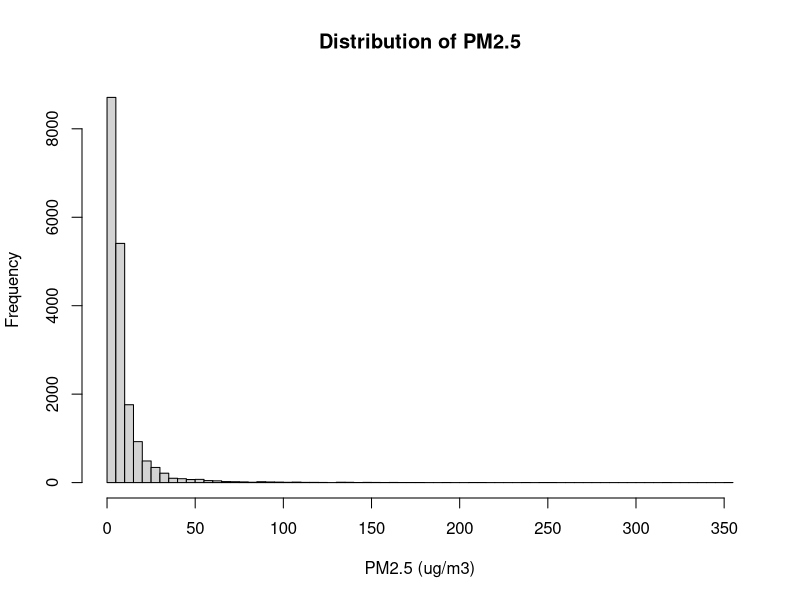
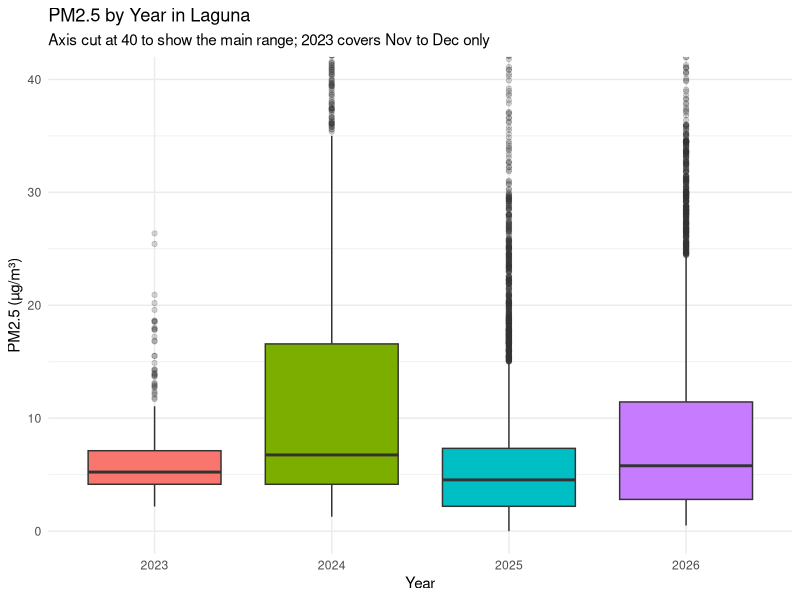
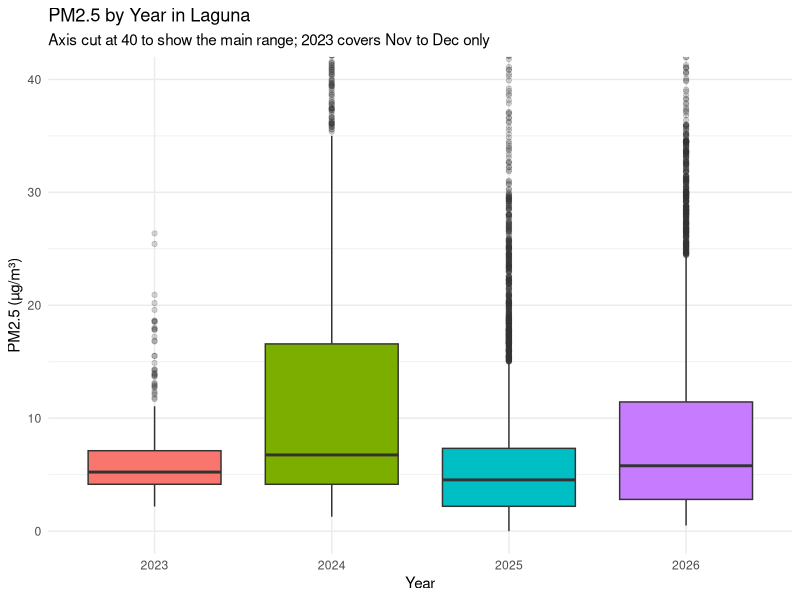

Write R code to recreate these figures, in order.
# CSST101 - Week 4: Statistical analysis and interpretation of results
# Project: Air quality in Laguna (Binan, Cabuyao, Calamba)
#
# Research question (CSST101): Which time factors and pollutants are related
# to PM2.5 (air quality) in Laguna?
#
# Run the Week 2 script first (it creates laguna_hourly_clean.csv).
# Keep this script in the same folder, then use
# Session > Set Working Directory > To Source File Location.

library(tidyverse)
library(lubridate)

# ---- 1. Load data ------------------------------------------------------------
df <- read_csv("laguna_hourly_clean.csv") %>%
  mutate(
    season = factor(season, levels = c("Dry", "Rainy")),
    year_f = factor(year),
    hour_f = factor(hour)
  )

# Why Spearman and Wilcoxon/Kruskal tests?
# PM2.5 is very skewed (many low values, a few huge ones), so tests that use
# ranks fit better than tests that assume a normal distribution.
hist(df$pm2_5, breaks = 80, main = "Distribution of PM2.5", xlab = "PM2.5 (ug/m3)")

# ---- 2. Which pollutants move with PM2.5? (Spearman correlation) -------------
others <- c("pm10", "no2", "o3", "so2", "co", "no", "nh3")

cor_results <- map_dfr(others, function(v) {
  t <- cor.test(df$pm2_5, df[[v]], method = "spearman", exact = FALSE)
  tibble(variable = v,
         rho      = round(unname(t$estimate), 3),
         p_value  = signif(t$p.value, 3))
}) %>%
  mutate(strength = case_when(abs(rho) >= 0.7 ~ "strong",
                              abs(rho) >= 0.4 ~ "moderate",
                              abs(rho) >= 0.2 ~ "weak",
                              TRUE            ~ "very weak")) %>%
  arrange(desc(abs(rho)))
print(cor_results)

# ---- 3. Dry vs rainy season (Wilcoxon rank-sum test) -------------------------
season_medians <- df %>%
  group_by(season) %>%
  summarise(hours = n(),
            median = round(median(pm2_5), 2),
            mean   = round(mean(pm2_5), 2),
            .groups = "drop")
print(season_medians)

w <- wilcox.test(pm2_5 ~ season, data = df, exact = FALSE)
print(w)

# Chance that a random dry-season hour has higher PM2.5 than a random rainy hour
n_dry   <- sum(df$season == "Dry")
n_rainy <- sum(df$season == "Rainy")
prob_dry_higher <- unname(w$statistic) / (n_dry * n_rainy)
prob_dry_higher

# ---- 4. Does PM2.5 change by hour of day? (Kruskal-Wallis) -------------------
# Only March 2025 onward, because earlier data is not recorded every hour.
hourly <- df %>% filter(datetime >= as.POSIXct("2025-03-01", tz = "UTC"))

hour_table <- hourly %>%
  group_by(hour) %>%
  summarise(median = round(median(pm2_5), 2),
            mean   = round(mean(pm2_5), 2),
            .groups = "drop")
print(hour_table, n = 24)
hour_table %>% slice_max(mean, n = 1)    # hour with the highest average
hour_table %>% slice_min(mean, n = 1)    # hour with the lowest average

kruskal.test(pm2_5 ~ hour_f, data = hourly)

# ---- 5. Does PM2.5 change by year? (Kruskal-Wallis) ---------------------------
year_table <- df %>%
  group_by(year) %>%
  summarise(hours = n(),
            median = round(median(pm2_5), 2),
            mean   = round(mean(pm2_5), 2),
            max    = round(max(pm2_5), 2),
            .groups = "drop")
print(year_table)

kruskal.test(pm2_5 ~ year_f, data = df)

# ---- 6. Simple model: how much do season, year, and hour explain? -----------
# log1p() is used because PM2.5 is very skewed.
model <- lm(log1p(pm2_5) ~ season + year_f + hour_f, data = df)
summary(model)$r.squared                  # share of variation explained (0 to 1)

# ---- 7. Look closer at the 2024 spikes ----------------------------------------
daily <- df %>%
  mutate(date = as_date(datetime)) %>%
  group_by(date) %>%
  summarise(avg_pm25 = round(mean(pm2_5), 1), hours = n(), .groups = "drop") %>%
  arrange(desc(avg_pm25))
print(head(daily, 15))

df %>%
  arrange(desc(pm2_5)) %>%
  select(datetime, pm2_5, pm10, co, no2) %>%
  head(5)

# ---- 8. Chart: PM2.5 by year --------------------------------------------------
chart6 <- ggplot(df, aes(year_f, pm2_5, fill = year_f)) +
  geom_boxplot(outlier.alpha = 0.2) +
  coord_cartesian(ylim = c(0, 40)) +
  labs(title = "PM2.5 by Year in Laguna",
       subtitle = "Axis cut at 40 to show the main range; 2023 covers Nov to Dec only",
       x = "Year", y = "PM2.5 (µg/m³)") +
  theme_minimal() +
  theme(legend.position = "none")
print(chart6)
ggsave("chart6_pm25_by_year.png", chart6, width = 6.5, height = 4.5, dpi = 150)

# ---- 9. Save results ---------------------------------------------------------
write_csv(cor_results,    "results_correlation.csv")
write_csv(season_medians, "results_season.csv")
write_csv(hour_table,     "results_hour.csv")
write_csv(year_table,     "results_year.csv")
write_csv(daily,          "results_daily_pm25.csv")
